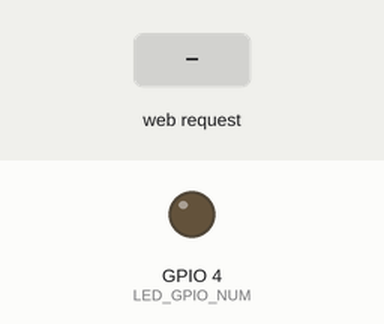
Recording of a sketch running on a simulated ESP32. Parts: output pins drawn as LEDs (lit = HIGH). Inputs (shaded band) come from the test bench. WiFi joins after 1.5 s; servers stay silent unless stated; the camera gives no picture; what the sketch prints to the serial monitor is not drawn.

Above: at 3.0 s.
3.1 s: HTTP request GET /led/on received
At 4.1 s:
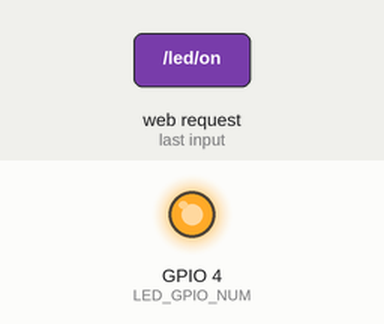
4.6 s: HTTP request GET /led/off received
At 5.2 s:
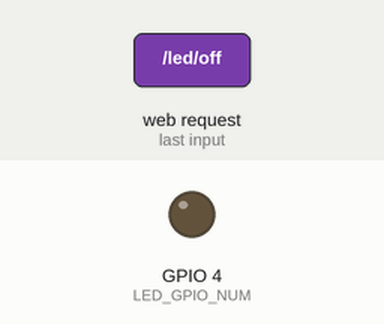
Timing chart, 0 to 7.6 s (numbered marks = the images above; inputs shaded):
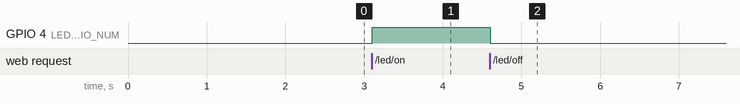

The sketch:

esp_cam_firmware.ino
```cpp
#include "esp_camera.h"
#include <WiFi.h>

// Camera pins for AI Thinker ESP32-CAM
#define PWDN_GPIO_NUM     32
#define RESET_GPIO_NUM    -1
#define XCLK_GPIO_NUM      0
#define SIOD_GPIO_NUM     26
#define SIOC_GPIO_NUM     27
#define Y9_GPIO_NUM       35
#define Y8_GPIO_NUM       34
#define Y7_GPIO_NUM       39
#define Y6_GPIO_NUM       36
#define Y5_GPIO_NUM       21
#define Y4_GPIO_NUM       19
#define Y3_GPIO_NUM       18
#define Y2_GPIO_NUM        5
#define VSYNC_GPIO_NUM    25
#define HREF_GPIO_NUM     23
#define PCLK_GPIO_NUM     22

#define LED_GPIO_NUM       4   // Onboard white flash LED (active HIGH)

// WiFi credentials - YOUR NETWORK
const char* ssid = "PrimeRobotics";
const char* password = "primerobotics123";

// Static IP configuration
IPAddress staticIP(192, 168, 18, 110);   // desired static IP
IPAddress gateway(192, 168, 18,   1);    // your router IP
IPAddress subnet(255, 255, 255,   0);
IPAddress dns(8, 8, 8, 8);

WiFiServer server(80);
WiFiServer ledServer(81);  // Dedicated LED control port

void setup() {
  Serial.begin(115200);

  // Initialize camera
  camera_config_t config;
  config.ledc_channel = LEDC_CHANNEL_0;
  config.ledc_timer = LEDC_TIMER_0;
  config.pin_d0 = Y2_GPIO_NUM;
  config.pin_d1 = Y3_GPIO_NUM;
  config.pin_d2 = Y4_GPIO_NUM;
  config.pin_d3 = Y5_GPIO_NUM;
  config.pin_d4 = Y6_GPIO_NUM;
  config.pin_d5 = Y7_GPIO_NUM;
  config.pin_d6 = Y8_GPIO_NUM;
  config.pin_d7 = Y9_GPIO_NUM;
  config.pin_xclk = XCLK_GPIO_NUM;
  config.pin_pclk = PCLK_GPIO_NUM;
  config.pin_vsync = VSYNC_GPIO_NUM;
  config.pin_href = HREF_GPIO_NUM;
  config.pin_sccb_sda = SIOD_GPIO_NUM;
  config.pin_sccb_scl = SIOC_GPIO_NUM;
  config.pin_pwdn = PWDN_GPIO_NUM;
  config.pin_reset = RESET_GPIO_NUM;
  config.xclk_freq_hz = 20000000;
  config.pixel_format = PIXFORMAT_JPEG;
  // config.frame_size = FRAMESIZE_QVGA;  // Lower resolution for better performance
  config.frame_size = FRAMESIZE_VGA;  // Lower resolution for better performance
  config.jpeg_quality = 12;           // Quality (0-63, lower is better)
  config.fb_count = 1;

  // Camera init
  esp_err_t err = esp_camera_init(&config);
  if (err != ESP_OK) {
    Serial.printf("Camera init failed: 0x%x", err);
    return;
  }

  // Connect to WiFi
  WiFi.config(staticIP, gateway, subnet, dns);
  WiFi.begin(ssid, password);
  Serial.print("Connecting to WiFi...");

  int attempts = 0;
  while (WiFi.status() != WL_CONNECTED && attempts < 20) {
    delay(500);
    Serial.print(".");
    attempts++;
  }

  if (WiFi.status() != WL_CONNECTED) {
    Serial.println("\nFailed to connect to WiFi!");
    Serial.println("Please check your credentials");
    Serial.println("Creating access point instead...");

    // Fallback to AP mode
    WiFi.softAP("ESP32-CAM", "12345678");
    Serial.print("AP IP address: ");
    Serial.println(WiFi.softAPIP());
  } else {
    Serial.println("\nWiFi connected!");
    Serial.print("Static IP: http://");
    Serial.println(WiFi.localIP());
  }

  // LED off by default
  pinMode(LED_GPIO_NUM, OUTPUT);
  digitalWrite(LED_GPIO_NUM, LOW);

  server.begin();
  ledServer.begin();
  Serial.println("LED control: http://<IP>:81/led/on  or  /led/off");
}

// ── Handles a single request on the LED server (port 81) ──────────────
void handleLedServer() {
  WiFiClient lc = ledServer.available();
  if (!lc) return;
  String req = "";
  unsigned long t = millis();
  while (lc.connected() && (millis() - t) < 200) {
    if (lc.available()) {
      char c = lc.read();
      if (c == '\n') break;
      if (c != '\r') req += c;
    }
  }
  if (req.indexOf("/led/on") >= 0) {
    digitalWrite(LED_GPIO_NUM, HIGH);
    Serial.println("LED ON");
  } else if (req.indexOf("/led/off") >= 0) {
    digitalWrite(LED_GPIO_NUM, LOW);
    Serial.println("LED OFF");
  }
  lc.println("HTTP/1.1 200 OK");
  lc.println("Content-Type: text/plain");
  lc.println("Access-Control-Allow-Origin: *");
  lc.println();
  lc.println("OK");
  lc.stop();
}

void loop() {
  WiFiClient client = server.available();

  if (client) {
    Serial.println("New Client");
    String requestLine = "";
    String currentLine = "";
    bool firstLine = true;

    while (client.connected()) {
      if (client.available()) {
        char c = client.read();

        if (c == '\n') {
          if (firstLine) {
            requestLine = currentLine;
            firstLine = false;
          }

          if (currentLine.length() == 0) {
            // ── LED control endpoints ──────────────────────────────
            if (requestLine.indexOf("GET /led/on") >= 0) {
              digitalWrite(LED_GPIO_NUM, HIGH);
              Serial.println("LED ON");
              client.println("HTTP/1.1 200 OK");
              client.println("Content-Type: text/plain");
              client.println("Access-Control-Allow-Origin: *");
              client.println();
              client.println("LED ON");
              break;
            } else if (requestLine.indexOf("GET /led/off") >= 0) {
              digitalWrite(LED_GPIO_NUM, LOW);
              Serial.println("LED OFF");
              client.println("HTTP/1.1 200 OK");
              client.println("Content-Type: text/plain");
              client.println("Access-Control-Allow-Origin: *");
              client.println();
              client.println("LED OFF");
              break;
            }

            // ── MJPEG stream (default) ─────────────────────────────
            client.println("HTTP/1.1 200 OK");
            client.println("Content-type: multipart/x-mixed-replace; boundary=frame");
            client.println();

            while (client.connected()) {
              handleLedServer();  // service LED requests while streaming

              camera_fb_t *fb = esp_camera_fb_get();
              if (!fb) {
                Serial.println("Camera capture failed");
                break;
              }

              client.println("--frame");
              client.println("Content-Type: image/jpeg");
              client.println("Content-Length: " + String(fb->len));
              client.println();
              client.write(fb->buf, fb->len);
              client.println();

              esp_camera_fb_return(fb);
              delay(30);  // Adjust frame rate
            }
          } else {
            currentLine = "";
          }
        } else if (c != '\r') {
          currentLine += c;
        }
      }
    }
    client.stop();
    Serial.println("Client disconnected");
  }
}
```

Measured:
- after the input at 3.1 s, GPIO 4 (LED_GPIO_NUM): LOW → HIGH at once
- after the input at 4.6 s, GPIO 4 (LED_GPIO_NUM): HIGH → LOW at once
